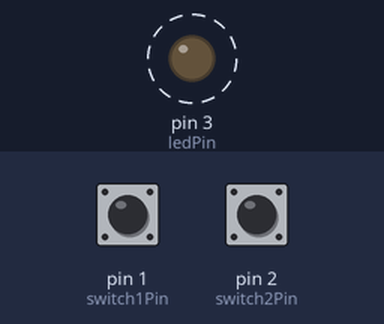
Recording of a sketch running on a simulated Arduino Uno, built with avr-gcc and run on an emulated ATmega328P. Shown: output pins drawn as LEDs (lit = HIGH). Dashed ring = blinking. Inputs (shaded band) come from the test bench; at power-on: pin 1 (switch1Pin) HIGH, pin 2 (switch2Pin) HIGH.

Above: at 2.8 s.
2.9 s: pin 1 (switch1Pin) pulled LOW for 1.2 s
At 3.25 s:
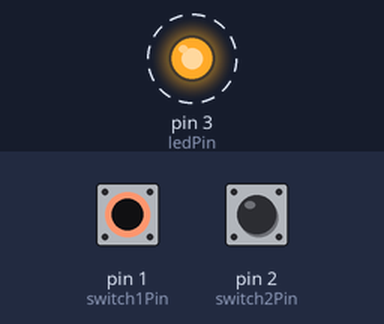
6.4 s: pin 2 (switch2Pin) pulled LOW for 1.2 s
At 7.2 s:
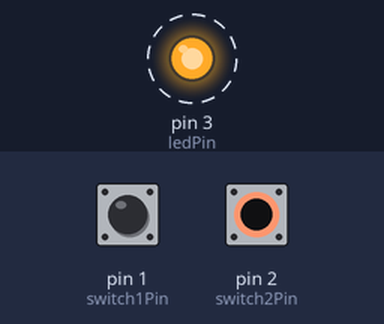
Timing chart, 0 to 15.9 s (numbered marks = the images above; inputs shaded):
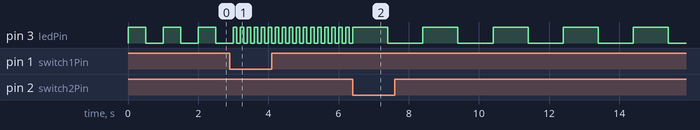

The sketch:

LT4_DIY.ino
```cpp
const int switch1Pin = 1; // Switch 1 Located
const int switch2Pin = 2; // Switch 2 Located
const int ledPin = 3;     // LED located
int delayTimer = 500;     // Default Timer 500ms

void setup() {
  // put your setup code here, to run once:
  pinMode(switch1Pin, INPUT_PULLUP);
  pinMode(switch2Pin, INPUT_PULLUP);
  pinMode(ledPin, OUTPUT);
}

void loop() {
  // put your main code here, to run repeatedly:
  bool switch1State = digitalRead(switch1Pin) == LOW;
  bool switch2State = digitalRead(switch2Pin) == LOW;

  if(switch2State)
  {
    delayTimer = 1000;
  }
  else if(switch1State)
  {
    delayTimer = 100;
  }
  digitalWrite(ledPin, HIGH);
  delay(delayTimer);
  digitalWrite(ledPin, LOW);
  delay(delayTimer);
}
```

Measured:
- after the input at 2.9 s, pin 3 (ledPin): alternates HIGH for 0.10 s and LOW for 0.10 s, starting after 0.20 s
- after the input at 6.4 s, pin 3 (ledPin): alternates HIGH for 1.0 s and LOW for 1.0 s, starting after 1.0 s
- by itself, pin 3 (ledPin): alternates HIGH for 0.50 s and LOW for 0.50 s
